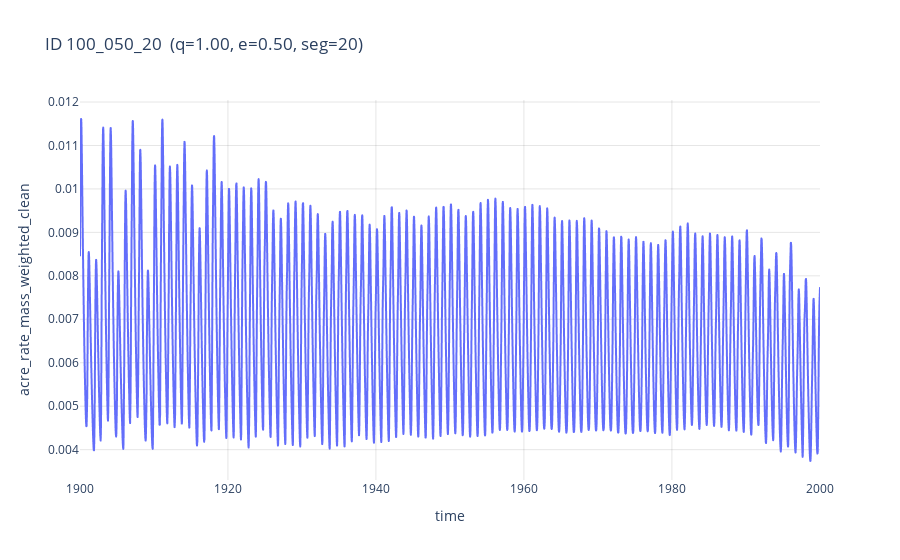

Source (notebook cell):
### Code cell
plot_segment_by_id_interactive(noisy_df, id=compare_id)

### Figure 1 — Plotly figure (JSON) as saved in the notebook; plotly's stock layout.template omitted (floating-point values rounded to 4 significant figures; data arrays with more than 128 entries replaced by an {"elided": "..."} marker saying what was removed)
{"data": [{"hovertemplate": "<b>t = %{x:.3f}</b><br>rate = %{y:.3e}<extra></extra>", "legendgroup": "", "line": {"color": "#636efa", "dash": "solid"}, "marker": {"symbol": "circle"}, "mode": "lines", "name": "", "showlegend": false, "type": "scattergl", "x": {"elided": "5001 float values"}, "xaxis": "x", "y": {"elided": "5001 float values"}, "yaxis": "y"}], "layout": {"autosize": true, "legend": {"tracegroupgap": 0}, "title": {"text": "ID 100_050_20  (q=1.00, e=0.50, seg=20)"}, "xaxis": {"anchor": "y", "autorange": true, "domain": [0, 1], "gridcolor": "rgba(0, 0, 0, 0.1)", "range": [1900.0, 2000.0], "showgrid": true, "title": {"text": "time"}, "type": "linear"}, "yaxis": {"anchor": "x", "autorange": true, "domain": [0, 1], "gridcolor": "rgba(0, 0, 0, 0.1)", "range": [0.003302, 0.01205], "showgrid": true, "title": {"text": "acre_rate_mass_weighted_clean"}, "type": "linear"}}}
